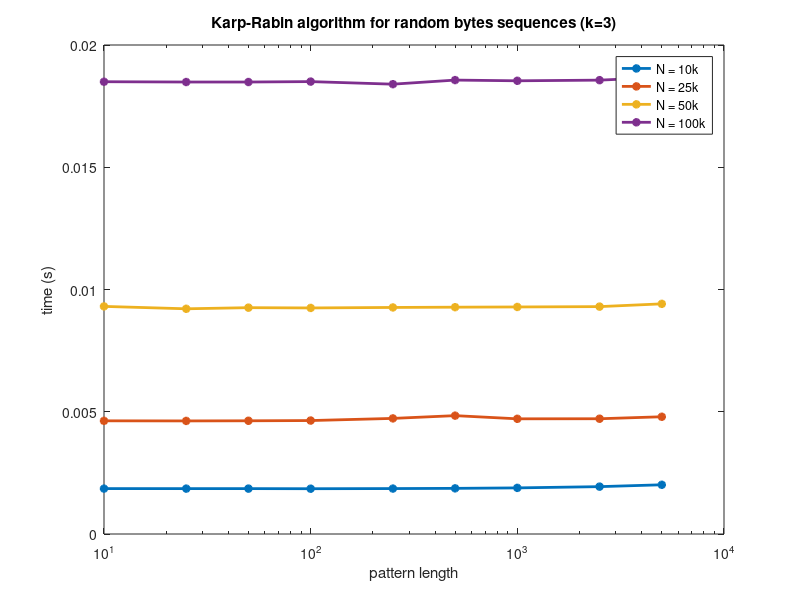
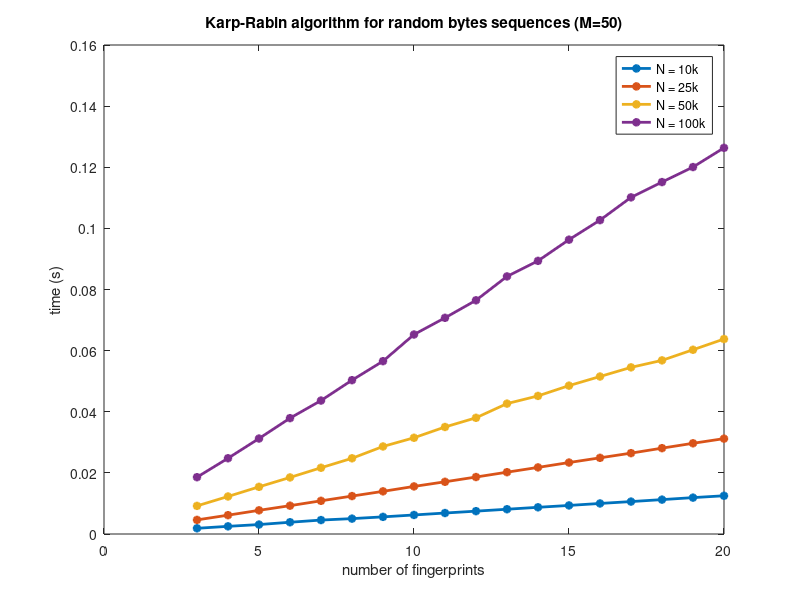

Write MATLAB code to recreate these figures, in order.
% Karp figure 1

M = [10,25,50,100,250,500,1000,2500,5000];
y_10k = [0.001857,0.001856,0.001856,0.001852,0.001858,0.001867,0.001886,0.001937,0.002013];
y_25k = [0.004629,0.004625,0.00463,0.00464,0.004728,0.004841,0.004711,0.004714,0.004795];
y_50k = [0.009309,0.009211,0.009257,0.009246,0.009266,0.009277,0.009286,0.0093,0.009413];
y_100k = [0.018498,0.018486,0.018486,0.018503,0.018398,0.018565,0.018536,0.018563,0.018676];

figure;
semilogx(M,y_10k,'-*',"linewidth",2);
hold on;
semilogx(M,y_25k,'-*',"linewidth",2);
semilogx(M,y_50k,'-*',"linewidth",2);
semilogx(M,y_100k,'-*',"linewidth",2);
hold off;
title ("Karp-Rabin algorithm for random bytes sequences (k=3)");
legend({'N = 10k','N = 25k','N = 50k','N = 100k'},'Location','northeast')
xlabel("pattern length") 
ylabel("time (s)")

% Karp figure 2

k = 3:20;
y_10k = [0.001868,0.002507,0.003092,0.003847,0.004560,0.005033,0.005605,0.006229,0.006863,0.007476,0.008104,0.008736,0.009346,0.009995,0.010609,0.011252,0.011904,0.012512];
y_25k = [0.004615,0.006160,0.007744,0.009271,0.010859,0.012410,0.013955,0.015569,0.017083,0.018642,0.020226,0.021791,0.023384,0.024924,0.026459,0.028090,0.029679,0.031206];
y_50k = [0.009200,0.012277,0.015431,0.018506,0.021677,0.024770,0.028642,0.031490,0.035014,0.038020,0.042665,0.045181,0.048548,0.051530,0.054523,0.056810,0.060284,0.063792];
y_100k = [0.018586,0.024785,0.031237,0.037911,0.043664,0.050334,0.056553,0.065275,0.070733,0.076465,0.084278,0.089370,0.096306,0.102692,0.110143,0.115149,0.120066,0.126356];

figure;
plot(k,y_10k,'-*',"linewidth",2);
hold on;
plot(k,y_25k,'-*',"linewidth",2);
plot(k,y_50k,'-*',"linewidth",2);
plot(k,y_100k,'-*',"linewidth",2);
hold off;
title ("Karp-Rabin algorithm for random bytes sequences (M=50)");
legend({'N = 10k','N = 25k','N = 50k','N = 100k'},'Location','northeast')
xlabel("number of fingerprints") 
ylabel("time (s)")
